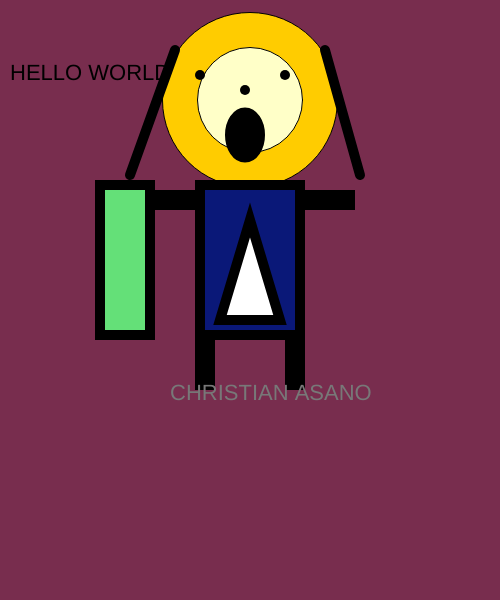
Frame 1 (no input)
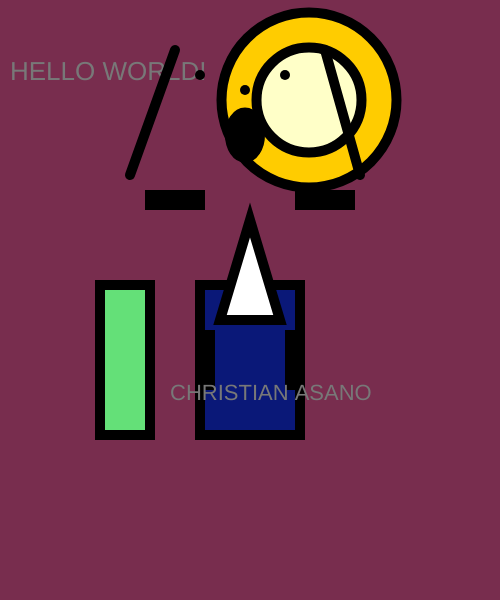
Frame 60 (no input)
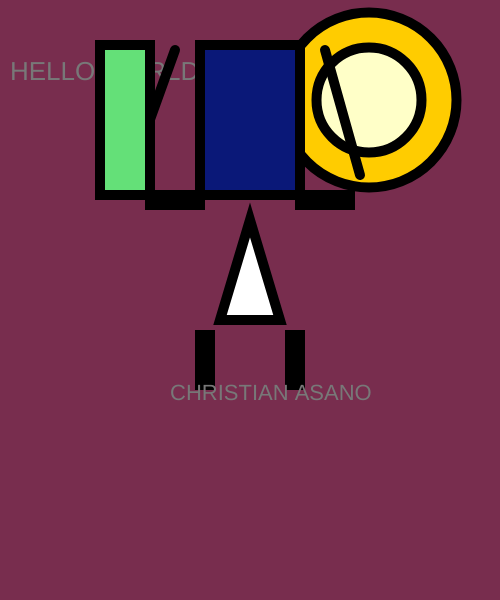
Frame 120 (the mouse pressed at the canvas centre since frame 60)

The p5.js sketch that drew these frames (run headless with seeded random() and noise() and a simulated clock; from frame 60 on, the mouse is pressed at the canvas centre):

// p5.js sketch
// ── sketch.js
var headX = 250;
var headY = 100;
var headDirection = 1;

var mouthX = 150;
var mouthY = 300;
var mouthDirection = 1;

var x,y;
var speedX=1, speedY=1 ;


var bodyX = 200;
var bodyY = 185;
var bodyDirection = 4;

var size = 22;
var count = 0;
var sizeDirection = 2;
function setup()
{
    createCanvas(500, 600);
    x = 0;
    y = 0; 
    speedX = 1;
    speedY = 1
}

function draw()
{
    background(120,45,78);
    textSize(size)
    size+= sizeDirection;
    count++;
    if(count > 5)
    {
        sizeDirection *=-1;
        count = 0;
    }
    text("HELLO WORLD!", 10,80);
    
    

    // head
    fill(255, 204, 0);
    size+= sizeDirection;
    count++;
    if(count > 5)
    {
        sizeDirection *=-1;
        count = 0;
    }
    circle(headX,headY,175);
    

    fill(500, 704, 200);
    
    circle(headX,headY,105);
    headX+=headDirection;
    if(headX >= 418 || headX <= 82)
    {
        headDirection *= -1;
    }
    

    // eyes
    strokeWeight(10);
    fill(0);
    point(200,75);
    point(285,75);

    // nose
    
    point(245,90);
    
    // mouth
    x = x + speedX;
    y = y + speedY;
    ellipse(245, 135, 30, 45)
    mouthX+=mouthDirection;
    if(mouthX >= 418 || mouthX <= 82)
    {
        mouthDirection *= -1;
    }
    

    // hair
    line(130,175,175,50);
    line(325,50,360,175);
    // body
    fill(10, 24, 120);
    rect(200,bodyY,100,150);

    fill(100, 224, 120);
    rect(100,bodyY,50,150);
    bodyY += bodyDirection;
    if(bodyY <= 20 || bodyY >= 350 )
    {
        bodyDirection *= -1;
    }
    // decoration
    fill(255);
    triangle(220,320,250,220,280,320)
    // right arm
    fill(10, 24, 120);
    rect(300,195,50,10);
    // left arm
    rect(150,195,50,10);
    // left leg
    rect(200,335,10,50);
    // right leg
    rect(290,335,10,50);
    
    fill(120);
    textSize(22);
  
    text("CHRISTIAN ASANO",170,400 );


}
